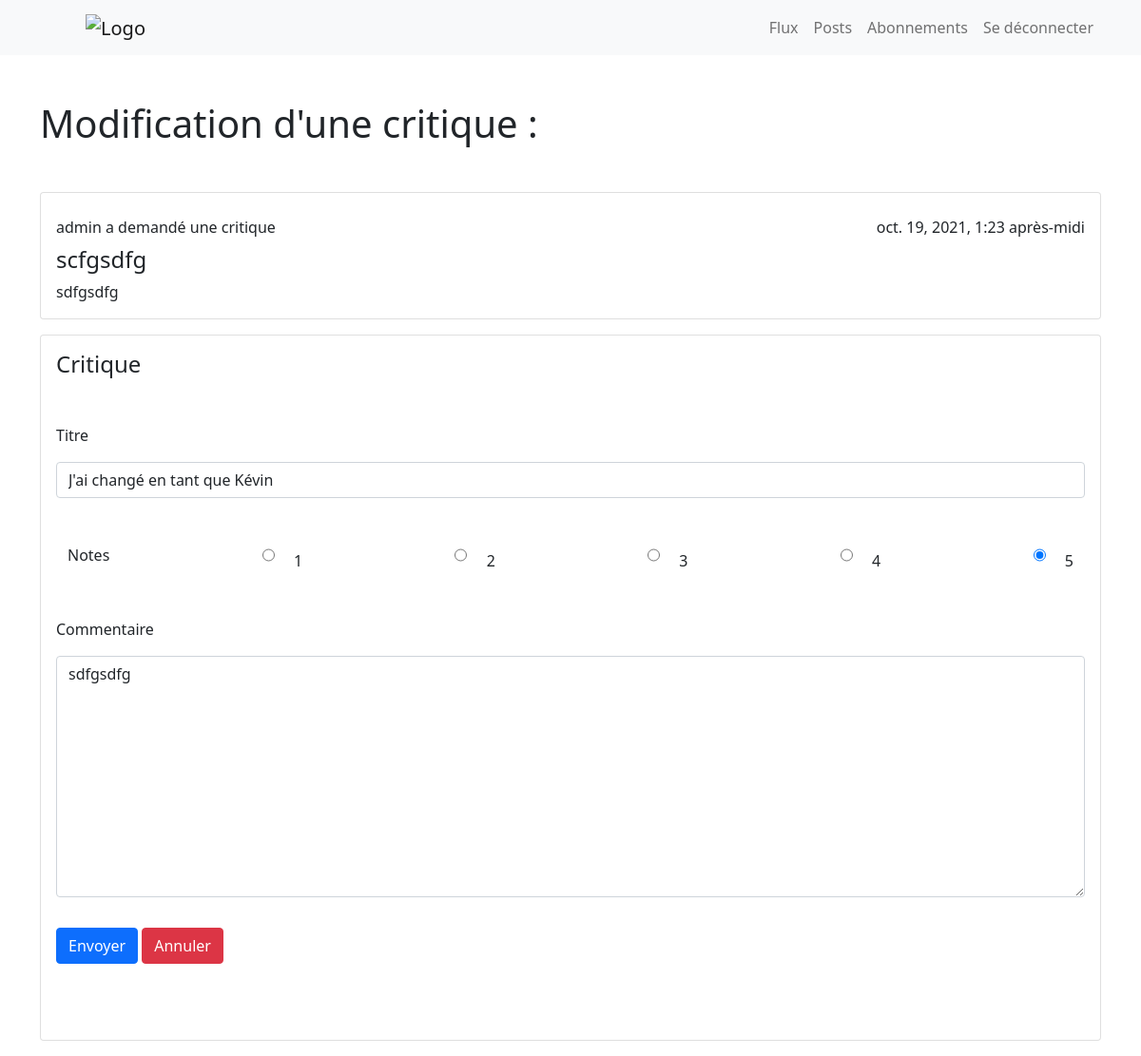
/flux/modify_review/1 (signed in), run on the app's committed database.
### flux/models.py (models this page shows, shortened)
class Ticket(models.Model):
    title = models.CharField(max_length=128)
    description = models.TextField(max_length=2048, blank=True)
    user = models.ForeignKey(to=settings.AUTH_USER_MODEL, on_delete=models.CASCADE)
    image = models.ImageField(blank=True, null=True, upload_to='books')
    time_created = models.DateTimeField(auto_now_add=True)
    IMAGE_MAX_SIZE = (800, 800)

class Review(models.Model):
    ticket = models.ForeignKey(to=Ticket, on_delete=models.CASCADE)
    rating = models.PositiveSmallIntegerField(
        validators=[MinValueValidator(0), MaxValueValidator(5)],
        verbose_name = "Notes")
    headline = models.CharField(max_length=128, verbose_name = "Titre")
    body = models.CharField(max_length=8192, blank=True, verbose_name = "Commentaire")
    user = models.ForeignKey(
        to=settings.AUTH_USER_MODEL, on_delete=models.CASCADE)
    time_created = models.DateTimeField(auto_now_add=True)

### accueil/models.py (models this page shows)
class User(AbstractUser):
    pass

### flux/views.py (the view)
# urls.py: path('modify_review/<int:pk>', views.ReviewDetailView.as_view(), name='review_details'),
class ReviewDetailView(LoginRequiredMixin, generic.UpdateView):
    model = Review
    template_name = 'flux/detail_review.html'
    form_class = ReviewRequestForm
    success_url = '/flux/posts'
    def get(self, request, pk):
        review = get_object_or_404(Review, pk=pk)
        if request.user == review.user:
            return super().get(self, request, pk)
        else :
            raise PermissionDenied

### flux/forms.py
class ReviewRequestForm(forms.ModelForm):
    class Meta:
        model = Review
        fields = ['headline', 'rating', 'body']
    def __init__(self, *args, **kwargs):
        super(ReviewRequestForm, self).__init__(*args, **kwargs)
        for visible in self.visible_fields():
            if visible.name == 'rating':
                RATING_CHOICES = [('1', '1'), ('2', '2'), ('3', '3'), ('4', '4'), ('5', '5')]
                visible.field = forms.ChoiceField(choices=RATING_CHOICES, widget=forms.RadioSelect(attrs={'class':'form-check form-check-inline'}))
            elif visible.name == 'headline':
                visible.field = forms.CharField(widget=forms.TextInput(attrs={'class': 'form-control my-3'}))
            else:
                visible.field = forms.CharField(widget=forms.Textarea(attrs={'class': 'form-control my-3'}))

### flux/templates/flux/detail_review.html (shortened to what this page needs)
{% extends "base_generic.html" %}
{% block content %}
<div class="container">
    <h1 class="my-5">Modification d'une critique :</h1>
    {% include "flux/ticket_snippet.html" with ticket=review.ticket %}
    {% include "flux/review_form.html" %}
</div>
{% endblock %}

### flux/templates/flux/ticket_snippet.html (shortened to what this page needs)
<div class="card">
    <div class="card-body">
        <div class="d-flex justify-content-between my-2">
            <span>{{ticket.user.username}} a demandé une critique</span>
            <span>{{ticket.time_created}}</span>
        </div>
        <h4 class="card-title">{{ticket.title}}</h4>
        <p class="card-text">{{ticket.description}}</p>
    </div>
</div>

### flux/templates/flux/review_form.html (shortened to what this page needs)
<div class="card my-3">
    <div class="card-body">
        <h4 class="card-title">Critique</h4>
        <form class='my-5' action="" enctype="multipart/form-data" method="post">
            {{form.headline.label}}
            {{form.headline}}
            <div class="container my-5">
                <div class="row">
                    <div class="col-12 d-flex justify-content-between">
                        {{form.rating.label}}
                        {% for radio in form.rating %}
                            <label for="{{ radio.id_for_label }}">
                                <span class="radio">{{ radio.tag }}</span>
                                {{ radio.choice_label }}
                            </label>
                        {% endfor %}
                    </div>
                </div>
            </div>
            {{form.body.label}}
            {{form.body}}
            <div>
                <button id = "create-review-submit" type="submit" class="btn btn-primary my-3">Envoyer</button>
                <a name="" id="" class="btn btn-danger" href={% url 'flux' %} role="button">Annuler</a>
            </div>
        </form>
    </div>
</div>

### data on the page
Ticket: user.username "admin", time_created "oct. 19, 2021, 1:23 après-midi", title "scfgsdfg", description "sdfgsdfg"
Review: headline "J'ai changé en tant que Kévin", body "sdfgsdfg"

### other printed values
{{ radio.choice_label }} "1" "2" "3" "4" "5"
